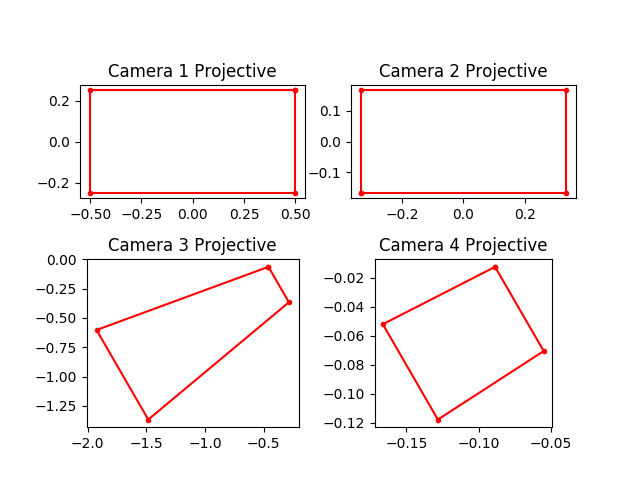

Recreate this plot in Python.
import numpy as np
import matplotlib.pyplot as plt
import math

# convert points from euclidian to homogeneous
def to_homog(points):
    """
    your code here
    """
    points_homog = np.zeros([points.shape[0]+1,points.shape[1]])
    points_homog[:-1,:] = points
    points_homog[-1,:] = 1
    #print(points_homog)
    return points_homog


# convert points from homogeneous to euclidian
def from_homog(points_homog):
    """
    your code here
    """
    print(points_homog[-1,:])
    points = points_homog[:-1, :]
    for i in range(points_homog.shape[1]):
        points[:,i]/=points_homog[-1,i]
    # print(points)
    return points


# project 3D euclidian points to 2D euclidian
def project_points(P_int, P_ext, pts):
    """
    your code here
    """

    # return the 2d euclidiean points
    ext = np.matmul(P_ext,to_homog(pts))
    # print(np.matmul(P_int,ext))
    pts_2d = from_homog(np.matmul(P_int,ext))
    return pts_2d



def camera1():
    """
    replace with your code
    """
    P_int_proj = np.array([[-1,0,0,0],[0,-1,0,0],[0,0,1,0]])
    P_ext = np.eye(4, 4)
    return P_int_proj, P_ext


def camera2():
    """
    replace with your code
    """
    P_int_proj = np.eye(3, 4)
    P_ext = np.array([[1,0,0,0],[0,1,0,0],[0,0,1,1],[0,0,0,1]])
    return P_int_proj, P_ext


def camera3():
    """
    replace with your code
    """
    P_int_proj = np.array([[-1, 0, 0, 0], [0, -1, 0, 0], [0, 0, 1, 0]])
    sinz = math.sin(math.radians(30))
    cosz = math.cos(math.radians(30))
    siny = math.sin(math.radians(60))
    cosy = math.cos(math.radians(60))
    rotated_z = np.array([[cosz,-sinz,0,0],
                          [sinz,cosz,0,0],
                          [0,0,1,0],
                          [0,0,0,1]])
    rotated_y = np.array([[cosy, 0, siny, 0],
                          [0, 1, 0, 0],
                          [-siny, 0, cosy, 0],
                          [0, 0, 0, 1]])
    P_ext = np.matmul(rotated_z,rotated_y)
   # print(P_ext[2,3])
    P_ext[2,3] = 1
  #  print(P_ext)
    return P_int_proj, P_ext


def camera4():
    """
    replace with your code
    """
    P_int_proj = np.array([[-1, 0, 0, 0], [0, -1, 0, 0], [0, 0, 1, 0]])
    sinz = math.sin(math.radians(30))
    cosz = math.cos(math.radians(30))
    siny = math.sin(math.radians(60))
    cosy = math.cos(math.radians(60))
    rotated_z = np.array([[cosz, -sinz, 0, 0],
                          [sinz, cosz, 0, 0],
                          [0, 0, 1, 0],
                          [0, 0, 0, 1]])
    rotated_y = np.array([[cosy, 0, siny, 0],
                          [0, 1, 0, 0],
                          [-siny, 0, cosy, 0],
                          [0, 0, 0, 1]])
    P_ext = np.matmul(rotated_z, rotated_y)
    print(P_ext[2, 3])
    P_ext[2][3] = 13
    print(P_ext)
    return P_int_proj, P_ext


# test code. Do not modify

def plot_points(points, title='', style='.-r', axis=[]):
    inds = list(range(points.shape[1])) + [0]
    plt.plot(points[0, inds], points[1, inds], style)
    if title:
        plt.title(title)
    if axis:
        plt.axis('scaled')
        # plt.axis(axis)


def main():
    point1 = np.array([[-1, -0.5, 2]]).T
    point2 = np.array([[1, -0.5, 2]]).T
    point3 = np.array([[1, 0.5, 2]]).T
    point4 = np.array([[-1, 0.5, 2]]).T
    points = np.hstack((point1, point2, point3, point4))


    for i, camera in enumerate([camera1, camera2, camera3, camera4]):
        P_int_proj, P_ext = camera()
        plt.subplot(2, 2, i+1)
        plot_points(project_points(P_int_proj, P_ext, points), title='Camera %d Projective' % (i+ 1),
                    axis=[-0.6, 0.6, -0.6, 0.6])
    plt.savefig('lab3.png')
    plt.show()

main()
